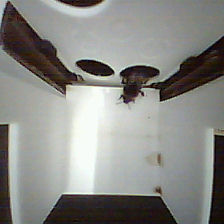
#> input picture data/bumblebees/images/raw/bumblebee_0076.jpg, 224 x 224 px; its folder holds 4 pictures in this run
$ python flip_pictures.py
#> lines starting #> are read from the running program, lines starting #| are printed output that depends on the picture
import os
from pathlib import Path
from PIL import Image

def flip_images_vertically(input_folder, output_folder=None):
    """
    Vertically flips all images from the input folder.

    Args:
        input_folder: Path to the folder containing raw images
        output_folder: Path to save flipped images (defaults to parent of input_folder)
    """
    input_path = Path(input_folder)

    # If no output folder specified, use parent directory of input folder
    if output_folder is None:
        output_folder = input_path.parent
    else:
        output_folder = Path(output_folder)

    # Create output folder if it doesn't exist
    output_folder.mkdir(parents=True, exist_ok=True)

    # Supported image extensions
    image_extensions = {'.jpg', '.jpeg', '.png', '.bmp', '.gif', '.tiff', '.webp'}

    # Process all images in the input folder
    image_files = [f for f in input_path.iterdir()
                   if f.is_file() and f.suffix.lower() in image_extensions]

    if not image_files:
        print(f"Keine Bilder in {input_folder} gefunden.")
        return

    print(f"{len(image_files)} Bilder gefunden. Beginne horizontales Spiegeln...")

    for image_file in image_files:
        try:
            # Open image
            img = Image.open(image_file)
#> img is the input picture: PIL image 224x224 RGB; mean R, G, B 137, 137.1, 133.3

            # Flip horizontally (left to right)
            flipped_img = img.transpose(Image.FLIP_LEFT_RIGHT)
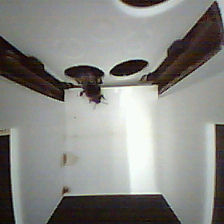
#> flipped_img: PIL image 224x224 RGB; mean R, G, B 137, 137.1, 133.3

            # Save to output folder with _flip suffix
            output_filename = f"{image_file.stem}_flip{image_file.suffix}"
            output_path = output_folder / output_filename
            flipped_img.save(output_path)

            print(f"✓ {image_file.name} → {output_filename}")

        except Exception as e:
            print(f"✗ Fehler beim Verarbeiten von {image_file.name}: {e}")
#> pass 2 of the loop in flip_images_vertically, `for image_file in image_files:`:
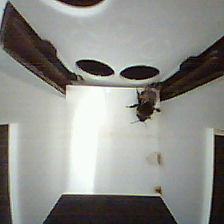
#> input picture data/bumblebees/images/raw/bumblebee_0077.jpg, 224 x 224 px
#> in flip_images_vertically, img is the input picture: PIL image 224x224 RGB; mean R, G, B 141.7, 141.9, 137.6
#> in flip_images_vertically, `flipped_img = img.transpose(Image.FLIP_LEFT_RIGHT)`:
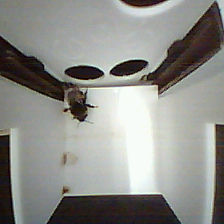
#> flipped_img: PIL image 224x224 RGB; mean R, G, B 141.7, 141.9, 137.6
#> pass 3 of the loop in flip_images_vertically, `for image_file in image_files:`:
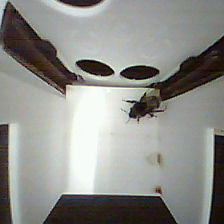
#> input picture data/bumblebees/images/raw/bumblebee_0078.jpg, 224 x 224 px
#> in flip_images_vertically, img is the input picture: PIL image 224x224 RGB; mean R, G, B 141.6, 142, 137.7
#> in flip_images_vertically, `flipped_img = img.transpose(Image.FLIP_LEFT_RIGHT)`:
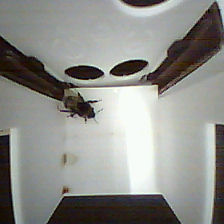
#> flipped_img: PIL image 224x224 RGB; mean R, G, B 141.6, 142, 137.7
#> the loop made 4 passes; the first 3 are shown

    print(f"\nFertig! Gespiegelte Bilder gespeichert in: {output_folder}")


if __name__ == "__main__":
    # Path to raw folder
    script_dir = Path(__file__).parent
    pic_folder = script_dir / "raw"

    # Flip all images from raw folder and save to raw folder
    flip_images_vertically(pic_folder, pic_folder)
